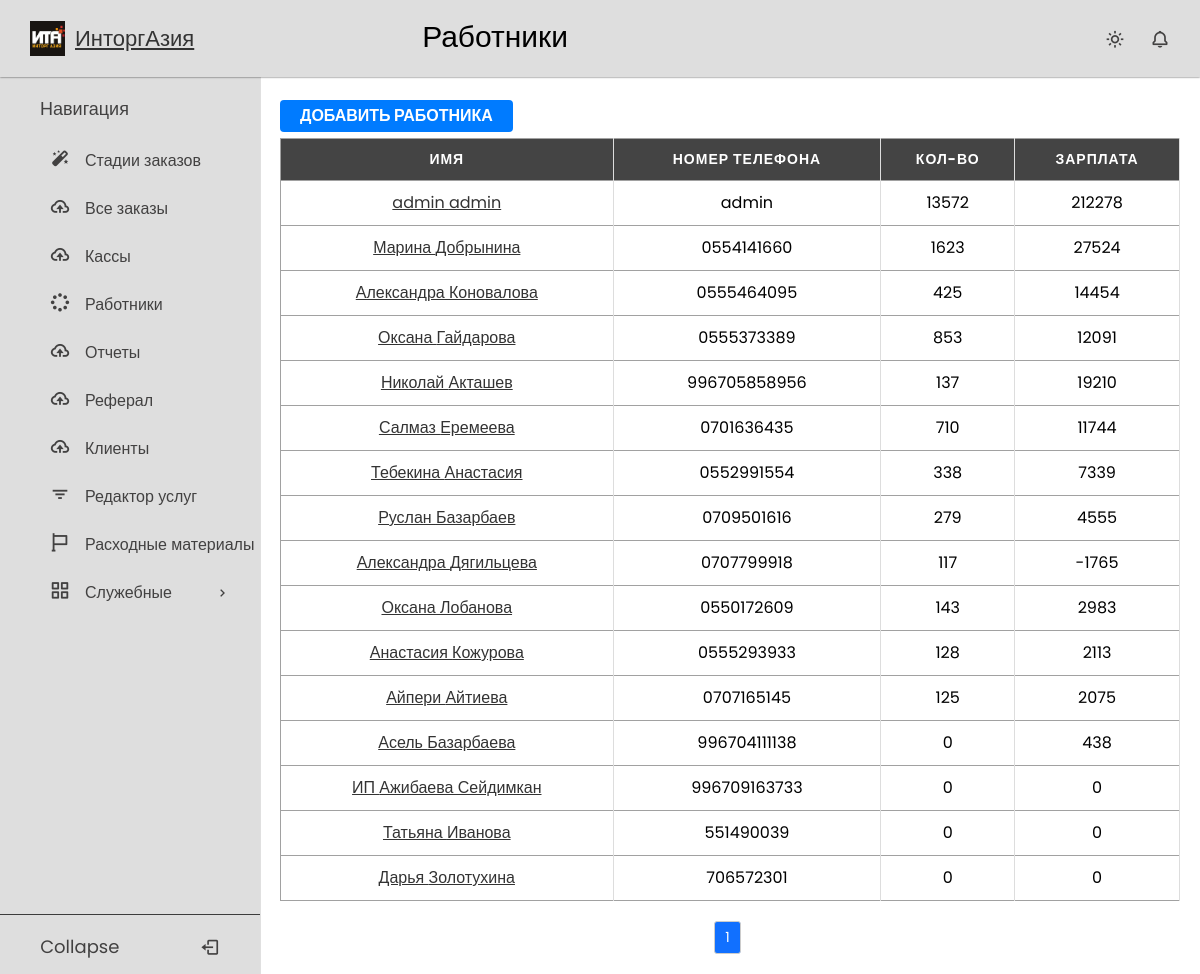
Page /employers/ (signed in) on the committed database.
### users/models.py (models this page shows, shortened)
class User(AbstractBaseUser, PermissionsMixin):
    disabled = models.BooleanField(default=False)
    username = models.CharField(max_length=100, blank=True, null=True, unique=True, help_text='Номер телефона')
    first_name = models.CharField(max_length=254)
    last_name = models.CharField(max_length=254)
    is_staff = models.BooleanField(default=False)
    is_superuser = models.BooleanField(default=False)
    is_active = models.BooleanField(default=True)
    last_login = models.DateTimeField(null=True, blank=True)
    date_joined = models.DateTimeField(null=True, auto_now=True)
    joined_date = models.DateTimeField(default=timezone.now)
    user_type = models.CharField(max_length=20, choices=UserType.choices, default=UserType.CLIENT)
    discount = models.ForeignKey(DiscountType, on_delete=models.PROTECT, blank=True, null=True)
    money = models.IntegerField(default=0)
    profit = models.IntegerField(default=0)
    product_count = models.IntegerField(default=0, blank=True, null=True)
    referal_money = models.IntegerField(default=0, blank=True, null=True)
    referral = models.ForeignKey('self', on_delete=models.SET_NULL, blank=True, null=True)
    class Meta:
        ordering = ('disabled','-product_count')
    USERNAME_FIELD = 'username'
    REQUIRED_FIELDS = []
    objects = UserManager()
    def get_product_count(self):
        from crm_app.models import EmployerOrder
        order_services = EmployerOrder.objects.filter(user=self)
        product_count = 0
        for order_service in order_services:
            product_count += order_service.product_count
        return product_count

### crm_app/models.py (models this page shows, shortened)
class EmployerOrder(models.Model):
    order = models.ForeignKey(Order, on_delete=models.CASCADE, related_name='employer_orders')
    user = models.ForeignKey(CustomUser, on_delete=models.DO_NOTHING, related_name='employer_orders')
    date = models.DateField(blank=True, null=True)
    service_count = models.IntegerField(default=0)
    product_count = models.IntegerField(default=0)
    salary = models.IntegerField(default=0)

### crm_app/views.py (the view)
# urls.py: path('employers/', EmployerListView.as_view(), name='employer_list'),
class EmployerListView(LockedView, ListView):
    model = CustomUser
    template_name = 'crmapp/employer_list.html'
    paginate_by = 20
    ordering = 'count'
    def get_queryset(self):
        return CustomUser.objects.filter(user_type='worker')

### users/permissions.py (called while the page is built)
    def test_func(self):
        return self.request.user.user_type == UserType.WORKER

### templates/crmapp/employer_list.html
{% extends 'base.html' %}
{% load static %}
{% block css %}
    <link rel="stylesheet" href="{% static 'css/tables.css' %}">
{% endblock %}
{% block page_title %}
Работники
{% endblock %}
{% block content %}
    <a href="{% url 'register_worker' %}" class="nav_link"><button>Добавить Работника</button></a>
<table>
  <thead>
    <tr>
      <th data-label="Имя">Имя</th>
      <th data-label="Номер телефона">Номер телефона</th>
      <th data-label="Кол-во">Кол-во</th>
      <th data-label="Зарплата">Зарплата</th>
    </tr>
  </thead>
  <tbody>
    {% for employer in object_list %}
      <tr>
        <td data-label="Имя"><a href="{% url 'employer_detail' employer.id %}">{{ employer.first_name }} {{ employer.last_name }}</a></td>
        <td data-label="Номер телефона">{{ employer.username }}</td>
        <td data-label="Кол-во">{{ employer.get_product_count }}</td>
        <td data-label="Зарплата">{{ employer.money }}</td>
      </tr>
    {% endfor %}
  </tbody>
</table>
{% include 'includes/paginate.html' %}
{% endblock %}

### static/css/null.css (style rules this page uses)
*, *::before, *::after { box-sizing: border-box; }
body, h1, h2, h3, h4, p, ul[class], ol[class], li, figure, figcaption, blockquote, dl, dd { list-style-type: none; margin: 0; }
body { min-height: 100vh; scroll-behavior: smooth; text-rendering: optimizeSpeed; line-height: 1.5; }
a:not([class]) { text-decoration-skip-ink: auto; }
input, button, textarea, select { font: inherit; }

### static/css/sidebar.css (style rules this page uses)
* { margin: 0; padding: 0; box-sizing: border-box; font-family: "Poppins", sans-serif; }
:root { --white-color: #dedede; --blue-color: #1655ff; --grey-color: #424141; --grey-color-light: rgba(0, 0, 0, 0.73); }
body { background-color: #ffffff; transition: all 0.5s ease; }
body a { color: #333333; text-decoration: underline; }

### static/css/style.css (style rules this page uses)
button { margin-bottom: 6px; padding: 4px 20px; background-color: #007bff; color: #fff; border: none; border-radius: 4px; font-size: 16px; font-weight: bold; text-transform: uppercase; transition: background-color 0.3s ease; cursor: pointer; }
a { text-decoration: none; }

### static/css/tables.css (style rules this page uses)
table { border: 1px solid #ccc; width: 100%; margin:0; padding:0; border-collapse: collapse; border-spacing: 0; }
table tr { border: 1px solid #a1a1a1; padding: 5px; }
table th, table td { padding: 10px; text-align: center; border-right: 1px solid #ddd; }
table th { color: #fff; background-color: #444; text-transform: uppercase; font-size: 14px; letter-spacing: 1px; }

### rows in the picture
User: first_name "admin", last_name "admin", username "admin", get_product_count "13572", money "212278"
User: first_name "Марина", last_name "Добрынина", username "0554141660", get_product_count "1623", money "27524"
User: first_name "Александра", last_name "Коновалова", username "0555464095", get_product_count "425", money "14454"
User: first_name "Оксана", last_name "Гайдарова", username "0555373389", get_product_count "853", money "12091"
User: first_name "Николай", last_name "Акташев", username "996705858956", get_product_count "137", money "19210"
User: first_name "Салмаз", last_name "Еремеева", username "0701636435", get_product_count "710", money "11744"
User: first_name "Тебекина", last_name "Анастасия", username "0552991554", get_product_count "338", money "7339"
User: first_name "Руслан", last_name "Базарбаев", username "0709501616", get_product_count "279", money "4555"
User: first_name "Александра", last_name "Дягильцева", username "0707799918", get_product_count "117", money "-1765"
User: first_name "Оксана", last_name "Лобанова", username "0550172609", get_product_count "143", money "2983"
User: first_name "Анастасия", last_name "Кожурова", username "0555293933", get_product_count "128", money "2113"
User: first_name "Айпери", last_name "Айтиева", username "0707165145", get_product_count "125", money "2075"
User: first_name "Асель", last_name "Базарбаева", username "996704111138", get_product_count "0", money "438"
User: first_name "ИП", last_name "Ажибаева Сейдимкан", username "996709163733", get_product_count "0", money "0"
User: first_name "Татьяна", last_name "Иванова", username "551490039", get_product_count "0", money "0"
User: first_name "Дарья", last_name "Золотухина", username "706572301", get_product_count "0", money "0"

### other values in the picture
{{ page }} "1"
